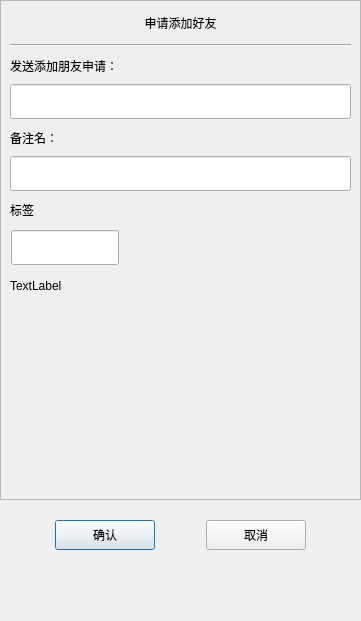
<?xml version="1.0" encoding="UTF-8"?>
<ui version="4.0">
 <class>ApplyFriend</class>
 <widget class="QDialog" name="ApplyFriend">
  <property name="enabled">
   <bool>true</bool>
  </property>
  <property name="geometry">
   <rect>
    <x>0</x>
    <y>0</y>
    <width>361</width>
    <height>621</height>
   </rect>
  </property>
  <property name="minimumSize">
   <size>
    <width>361</width>
    <height>621</height>
   </size>
  </property>
  <property name="maximumSize">
   <size>
    <width>361</width>
    <height>621</height>
   </size>
  </property>
  <property name="windowTitle">
   <string>Dialog</string>
  </property>
  <layout class="QVBoxLayout" name="verticalLayout">
   <property name="spacing">
    <number>0</number>
   </property>
   <property name="leftMargin">
    <number>0</number>
   </property>
   <property name="topMargin">
    <number>0</number>
   </property>
   <property name="rightMargin">
    <number>0</number>
   </property>
   <property name="bottomMargin">
    <number>0</number>
   </property>
   <item>
    <widget class="QScrollArea" name="scrollArea">
     <property name="minimumSize">
      <size>
       <width>0</width>
       <height>500</height>
      </size>
     </property>
     <property name="widgetResizable">
      <bool>true</bool>
     </property>
     <widget class="QWidget" name="scrollcontent">
      <property name="geometry">
       <rect>
        <x>0</x>
        <y>0</y>
        <width>359</width>
        <height>498</height>
       </rect>
      </property>
      <layout class="QVBoxLayout" name="verticalLayout_2">
       <property name="spacing">
        <number>0</number>
       </property>
       <property name="leftMargin">
        <number>0</number>
       </property>
       <property name="rightMargin">
        <number>0</number>
       </property>
       <item>
        <widget class="QLabel" name="apply_lb">
         <property name="minimumSize">
          <size>
           <width>0</width>
           <height>25</height>
          </size>
         </property>
         <property name="maximumSize">
          <size>
           <width>16777215</width>
           <height>25</height>
          </size>
         </property>
         <property name="text">
          <string>申请添加好友</string>
         </property>
         <property name="alignment">
          <set>Qt::AlignmentFlag::AlignCenter</set>
         </property>
        </widget>
       </item>
       <item>
        <widget class="QWidget" name="apply_wid" native="true">
         <layout class="QVBoxLayout" name="verticalLayout_3">
          <item>
           <widget class="Line" name="line">
            <property name="orientation">
             <enum>Qt::Orientation::Horizontal</enum>
            </property>
           </widget>
          </item>
          <item>
           <widget class="QLabel" name="label">
            <property name="minimumSize">
             <size>
              <width>0</width>
              <height>25</height>
             </size>
            </property>
            <property name="maximumSize">
             <size>
              <width>16777215</width>
              <height>25</height>
             </size>
            </property>
            <property name="text">
             <string>发送添加朋友申请：</string>
            </property>
           </widget>
          </item>
          <item>
           <widget class="CustomizeEdit" name="name_ed">
            <property name="minimumSize">
             <size>
              <width>0</width>
              <height>35</height>
             </size>
            </property>
            <property name="maximumSize">
             <size>
              <width>16777215</width>
              <height>35</height>
             </size>
            </property>
           </widget>
          </item>
          <item>
           <widget class="QLabel" name="label_2">
            <property name="minimumSize">
             <size>
              <width>0</width>
              <height>25</height>
             </size>
            </property>
            <property name="maximumSize">
             <size>
              <width>16777215</width>
              <height>25</height>
             </size>
            </property>
            <property name="text">
             <string>备注名：</string>
            </property>
           </widget>
          </item>
          <item>
           <widget class="CustomizeEdit" name="back_ed">
            <property name="minimumSize">
             <size>
              <width>0</width>
              <height>35</height>
             </size>
            </property>
            <property name="maximumSize">
             <size>
              <width>16777215</width>
              <height>35</height>
             </size>
            </property>
           </widget>
          </item>
          <item>
           <widget class="QLabel" name="label_3">
            <property name="minimumSize">
             <size>
              <width>0</width>
              <height>25</height>
             </size>
            </property>
            <property name="maximumSize">
             <size>
              <width>16777215</width>
              <height>25</height>
             </size>
            </property>
            <property name="text">
             <string>标签</string>
            </property>
           </widget>
          </item>
          <item>
           <widget class="QWidget" name="lb_group_wid" native="true">
            <property name="minimumSize">
             <size>
              <width>0</width>
              <height>50</height>
             </size>
            </property>
            <layout class="QVBoxLayout" name="verticalLayout_4">
             <property name="spacing">
              <number>0</number>
             </property>
             <property name="leftMargin">
              <number>0</number>
             </property>
             <property name="topMargin">
              <number>0</number>
             </property>
             <property name="rightMargin">
              <number>0</number>
             </property>
             <property name="bottomMargin">
              <number>0</number>
             </property>
             <item>
              <widget class="QWidget" name="gridWidget" native="true">
               <property name="minimumSize">
                <size>
                 <width>0</width>
                 <height>40</height>
                </size>
               </property>
               <property name="maximumSize">
                <size>
                 <width>16777215</width>
                 <height>40</height>
                </size>
               </property>
               <widget class="CustomizeEdit" name="lb_ed">
                <property name="geometry">
                 <rect>
                  <x>1</x>
                  <y>2</y>
                  <width>108</width>
                  <height>35</height>
                 </rect>
                </property>
                <property name="maximumSize">
                 <size>
                  <width>16777215</width>
                  <height>35</height>
                 </size>
                </property>
               </widget>
              </widget>
             </item>
             <item>
              <widget class="QWidget" name="input_tip_wid" native="true">
               <property name="minimumSize">
                <size>
                 <width>0</width>
                 <height>35</height>
                </size>
               </property>
               <property name="maximumSize">
                <size>
                 <width>16777215</width>
                 <height>35</height>
                </size>
               </property>
               <layout class="QVBoxLayout" name="verticalLayout_5">
                <property name="spacing">
                 <number>0</number>
                </property>
                <property name="leftMargin">
                 <number>0</number>
                </property>
                <property name="topMargin">
                 <number>0</number>
                </property>
                <property name="rightMargin">
                 <number>0</number>
                </property>
                <property name="bottomMargin">
                 <number>0</number>
                </property>
                <item>
                 <widget class="ClickedOnceLabel" name="tip_lb">
                  <property name="text">
                   <string>TextLabel</string>
                  </property>
                 </widget>
                </item>
               </layout>
              </widget>
             </item>
            </layout>
           </widget>
          </item>
          <item>
           <widget class="QWidget" name="widget" native="true">
            <property name="minimumSize">
             <size>
              <width>0</width>
              <height>60</height>
             </size>
            </property>
            <layout class="QHBoxLayout" name="horizontalLayout_2">
             <property name="leftMargin">
              <number>0</number>
             </property>
             <property name="topMargin">
              <number>0</number>
             </property>
             <property name="rightMargin">
              <number>0</number>
             </property>
             <property name="bottomMargin">
              <number>0</number>
             </property>
             <item>
              <widget class="QWidget" name="lb_list" native="true">
               <property name="minimumSize">
                <size>
                 <width>287</width>
                 <height>50</height>
                </size>
               </property>
               <property name="maximumSize">
                <size>
                 <width>287</width>
                 <height>16777215</height>
                </size>
               </property>
              </widget>
             </item>
             <item>
              <widget class="QWidget" name="more_lb_wid" native="true">
               <property name="minimumSize">
                <size>
                 <width>30</width>
                 <height>0</height>
                </size>
               </property>
               <property name="maximumSize">
                <size>
                 <width>30</width>
                 <height>16777215</height>
                </size>
               </property>
               <layout class="QVBoxLayout" name="verticalLayout_6">
                <item>
                 <spacer name="verticalSpacer_3">
                  <property name="orientation">
                   <enum>Qt::Orientation::Vertical</enum>
                  </property>
                  <property name="sizeHint" stdset="0">
                   <size>
                    <width>20</width>
                    <height>40</height>
                   </size>
                  </property>
                 </spacer>
                </item>
                <item alignment="Qt::AlignmentFlag::AlignHCenter">
                 <widget class="ClickedOnceLabel" name="more_lb">
                  <property name="minimumSize">
                   <size>
                    <width>25</width>
                    <height>25</height>
                   </size>
                  </property>
                  <property name="maximumSize">
                   <size>
                    <width>25</width>
                    <height>25</height>
                   </size>
                  </property>
                  <property name="text">
                   <string/>
                  </property>
                  <property name="alignment">
                   <set>Qt::AlignmentFlag::AlignLeading|Qt::AlignmentFlag::AlignLeft|Qt::AlignmentFlag::AlignVCenter</set>
                  </property>
                 </widget>
                </item>
                <item>
                 <spacer name="verticalSpacer_4">
                  <property name="orientation">
                   <enum>Qt::Orientation::Vertical</enum>
                  </property>
                  <property name="sizeHint" stdset="0">
                   <size>
                    <width>20</width>
                    <height>40</height>
                   </size>
                  </property>
                 </spacer>
                </item>
               </layout>
              </widget>
             </item>
            </layout>
           </widget>
          </item>
         </layout>
        </widget>
       </item>
      </layout>
     </widget>
    </widget>
   </item>
   <item>
    <spacer name="verticalSpacer_2">
     <property name="orientation">
      <enum>Qt::Orientation::Vertical</enum>
     </property>
     <property name="sizeType">
      <enum>QSizePolicy::Policy::Fixed</enum>
     </property>
     <property name="sizeHint" stdset="0">
      <size>
       <width>20</width>
       <height>10</height>
      </size>
     </property>
    </spacer>
   </item>
   <item>
    <widget class="QWidget" name="apply_sure_wid" native="true">
     <property name="minimumSize">
      <size>
       <width>0</width>
       <height>50</height>
      </size>
     </property>
     <property name="maximumSize">
      <size>
       <width>16777215</width>
       <height>16777215</height>
      </size>
     </property>
     <layout class="QHBoxLayout" name="horizontalLayout">
      <item>
       <spacer name="horizontalSpacer">
        <property name="orientation">
         <enum>Qt::Orientation::Horizontal</enum>
        </property>
        <property name="sizeHint" stdset="0">
         <size>
          <width>40</width>
          <height>20</height>
         </size>
        </property>
       </spacer>
      </item>
      <item>
       <widget class="ClickedBtn" name="sure_btn">
        <property name="minimumSize">
         <size>
          <width>100</width>
          <height>30</height>
         </size>
        </property>
        <property name="text">
         <string>确认</string>
        </property>
       </widget>
      </item>
      <item>
       <spacer name="horizontalSpacer_3">
        <property name="orientation">
         <enum>Qt::Orientation::Horizontal</enum>
        </property>
        <property name="sizeHint" stdset="0">
         <size>
          <width>40</width>
          <height>20</height>
         </size>
        </property>
       </spacer>
      </item>
      <item>
       <widget class="ClickedBtn" name="cancel_btn">
        <property name="minimumSize">
         <size>
          <width>100</width>
          <height>30</height>
         </size>
        </property>
        <property name="text">
         <string>取消</string>
        </property>
       </widget>
      </item>
      <item>
       <spacer name="horizontalSpacer_2">
        <property name="orientation">
         <enum>Qt::Orientation::Horizontal</enum>
        </property>
        <property name="sizeHint" stdset="0">
         <size>
          <width>40</width>
          <height>20</height>
         </size>
        </property>
       </spacer>
      </item>
     </layout>
    </widget>
   </item>
   <item>
    <spacer name="verticalSpacer">
     <property name="orientation">
      <enum>Qt::Orientation::Vertical</enum>
     </property>
     <property name="sizeType">
      <enum>QSizePolicy::Policy::Expanding</enum>
     </property>
     <property name="sizeHint" stdset="0">
      <size>
       <width>20</width>
       <height>40</height>
      </size>
     </property>
    </spacer>
   </item>
  </layout>
 </widget>
 <customwidgets>
  <customwidget>
   <class>ClickedBtn</class>
   <extends>QPushButton</extends>
   <header location="global">clickedbtn.h</header>
  </customwidget>
  <customwidget>
   <class>CustomizeEdit</class>
   <extends>QLineEdit</extends>
   <header location="global">customizeedit.h</header>
  </customwidget>
  <customwidget>
   <class>ClickedOnceLabel</class>
   <extends>QLabel</extends>
   <header location="global">clickedoncelabel.h</header>
  </customwidget>
 </customwidgets>
 <resources/>
 <connections/>
</ui>
